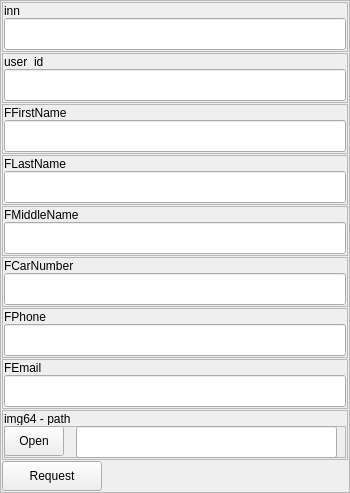
                <widget class="QFrame" name="frame">
                 <property name="minimumSize">
                  <size>
                   <width>350</width>
                   <height>0</height>
                  </size>
                 </property>
                 <property name="maximumSize">
                  <size>
                   <width>350</width>
                   <height>16777215</height>
                  </size>
                 </property>
                 <property name="frameShape">
                  <enum>QFrame::StyledPanel</enum>
                 </property>
                 <property name="frameShadow">
                  <enum>QFrame::Raised</enum>
                 </property>
                 <layout class="QVBoxLayout" name="verticalLayout">
                  <property name="spacing">
                   <number>1</number>
                  </property>
                  <property name="leftMargin">
                   <number>1</number>
                  </property>
                  <property name="topMargin">
                   <number>1</number>
                  </property>
                  <property name="rightMargin">
                   <number>1</number>
                  </property>
                  <property name="bottomMargin">
                   <number>1</number>
                  </property>
                  <item>
                   <widget class="QFrame" name="frame_5">
                    <property name="minimumSize">
                     <size>
                      <width>0</width>
                      <height>50</height>
                     </size>
                    </property>
                    <property name="maximumSize">
                     <size>
                      <width>16777215</width>
                      <height>50</height>
                     </size>
                    </property>
                    <property name="frameShape">
                     <enum>QFrame::StyledPanel</enum>
                    </property>
                    <property name="frameShadow">
                     <enum>QFrame::Raised</enum>
                    </property>
                    <layout class="QVBoxLayout" name="verticalLayout_3">
                     <property name="spacing">
                      <number>1</number>
                     </property>
                     <property name="leftMargin">
                      <number>1</number>
                     </property>
                     <property name="topMargin">
                      <number>1</number>
                     </property>
                     <property name="rightMargin">
                      <number>1</number>
                     </property>
                     <property name="bottomMargin">
                      <number>1</number>
                     </property>
                     <item>
                      <widget class="QLabel" name="label_2">
                       <property name="minimumSize">
                        <size>
                         <width>0</width>
                         <height>13</height>
                        </size>
                       </property>
                       <property name="maximumSize">
                        <size>
                         <width>16777215</width>
                         <height>13</height>
                        </size>
                       </property>
                       <property name="text">
                        <string>inn</string>
                       </property>
                      </widget>
                     </item>
                     <item>
                      <widget class="QLineEdit" name="text_inn">
                       <property name="minimumSize">
                        <size>
                         <width>0</width>
                         <height>32</height>
                        </size>
                       </property>
                       <property name="text">
                        <string/>
                       </property>
                      </widget>
                     </item>
                    </layout>
                   </widget>
                  </item>
                  <item>
                   <widget class="QFrame" name="frame_4">
                    <property name="minimumSize">
                     <size>
                      <width>0</width>
                      <height>50</height>
                     </size>
                    </property>
                    <property name="maximumSize">
                     <size>
                      <width>16777215</width>
                      <height>50</height>
                     </size>
                    </property>
                    <property name="frameShape">
                     <enum>QFrame::StyledPanel</enum>
                    </property>
                    <property name="frameShadow">
                     <enum>QFrame::Raised</enum>
                    </property>
                    <layout class="QVBoxLayout" name="verticalLayout_2">
                     <property name="spacing">
                      <number>1</number>
                     </property>
                     <property name="leftMargin">
                      <number>1</number>
                     </property>
                     <property name="topMargin">
                      <number>1</number>
                     </property>
                     <property name="rightMargin">
                      <number>1</number>
                     </property>
                     <property name="bottomMargin">
                      <number>1</number>
                     </property>
                     <item>
                      <widget class="QLabel" name="label">
                       <property name="minimumSize">
                        <size>
                         <width>0</width>
                         <height>13</height>
                        </size>
                       </property>
                       <property name="maximumSize">
                        <size>
                         <width>16777215</width>
                         <height>13</height>
                        </size>
                       </property>
                       <property name="text">
                        <string>user_id</string>
                       </property>
                      </widget>
                     </item>
                     <item>
                      <widget class="QLineEdit" name="text_user_id">
                       <property name="minimumSize">
                        <size>
                         <width>0</width>
                         <height>32</height>
                        </size>
                       </property>
                      </widget>
                     </item>
                    </layout>
                   </widget>
                  </item>
                  <item>
                   <widget class="QFrame" name="frame_7">
                    <property name="minimumSize">
                     <size>
                      <width>0</width>
                      <height>50</height>
                     </size>
                    </property>
                    <property name="maximumSize">
                     <size>
                      <width>16777215</width>
                      <height>50</height>
                     </size>
                    </property>
                    <property name="frameShape">
                     <enum>QFrame::StyledPanel</enum>
                    </property>
                    <property name="frameShadow">
                     <enum>QFrame::Raised</enum>
                    </property>
                    <layout class="QVBoxLayout" name="verticalLayout_9">
                     <property name="spacing">
                      <number>1</number>
                     </property>
                     <property name="leftMargin">
                      <number>1</number>
                     </property>
                     <property name="topMargin">
                      <number>1</number>
                     </property>
                     <property name="rightMargin">
                      <number>1</number>
                     </property>
                     <property name="bottomMargin">
                      <number>1</number>
                     </property>
                     <item>
                      <widget class="QLabel" name="label_4">
                       <property name="minimumSize">
                        <size>
                         <width>0</width>
                         <height>13</height>
                        </size>
                       </property>
                       <property name="maximumSize">
                        <size>
                         <width>16777215</width>
                         <height>13</height>
                        </size>
                       </property>
                       <property name="text">
                        <string>FFirstName</string>
                       </property>
                      </widget>
                     </item>
                     <item>
                      <widget class="QLineEdit" name="text_FFirstName">
                       <property name="minimumSize">
                        <size>
                         <width>0</width>
                         <height>32</height>
                        </size>
                       </property>
                      </widget>
                     </item>
                    </layout>
                   </widget>
                  </item>
                  <item>
                   <widget class="QFrame" name="frame_6">
                    <property name="minimumSize">
                     <size>
                      <width>0</width>
                      <height>50</height>
                     </size>
                    </property>
                    <property name="maximumSize">
                     <size>
                      <width>16777215</width>
                      <height>50</height>
                     </size>
                    </property>
                    <property name="frameShape">
                     <enum>QFrame::StyledPanel</enum>
                    </property>
                    <property name="frameShadow">
                     <enum>QFrame::Raised</enum>
                    </property>
                    <layout class="QVBoxLayout" name="verticalLayout_10">
                     <property name="spacing">
                      <number>1</number>
                     </property>
                     <property name="leftMargin">
                      <number>1</number>
                     </property>
                     <property name="topMargin">
                      <number>1</number>
                     </property>
                     <property name="rightMargin">
                      <number>1</number>
                     </property>
                     <property name="bottomMargin">
                      <number>1</number>
                     </property>
                     <item>
                      <widget class="QLabel" name="label_3">
                       <property name="minimumSize">
                        <size>
                         <width>0</width>
                         <height>13</height>
                        </size>
                       </property>
                       <property name="maximumSize">
                        <size>
                         <width>16777215</width>
                         <height>13</height>
                        </size>
                       </property>
                       <property name="text">
                        <string>FLastName</string>
                       </property>
                      </widget>
                     </item>
                     <item>
                      <widget class="QLineEdit" name="text_FLastName">
                       <property name="minimumSize">
                        <size>
                         <width>0</width>
                         <height>32</height>
                        </size>
                       </property>
                      </widget>
                     </item>
                    </layout>
                   </widget>
                  </item>
                  <item>
                   <widget class="QFrame" name="frame_9">
                    <property name="minimumSize">
                     <size>
                      <width>0</width>
                      <height>50</height>
                     </size>
                    </property>
                    <property name="maximumSize">
                     <size>
                      <width>16777215</width>
                      <height>50</height>
                     </size>
                    </property>
                    <property name="frameShape">
                     <enum>QFrame::StyledPanel</enum>
                    </property>
                    <property name="frameShadow">
                     <enum>QFrame::Raised</enum>
                    </property>
                    <layout class="QVBoxLayout" name="verticalLayout_7">
                     <property name="spacing">
                      <number>1</number>
                     </property>
                     <property name="leftMargin">
                      <number>1</number>
                     </property>
                     <property name="topMargin">
                      <number>1</number>
                     </property>
                     <property name="rightMargin">
                      <number>1</number>
                     </property>
                     <property name="bottomMargin">
                      <number>1</number>
                     </property>
                     <item>
                      <widget class="QLabel" name="label_6">
                       <property name="minimumSize">
                        <size>
                         <width>0</width>
                         <height>13</height>
                        </size>
                       </property>
                       <property name="maximumSize">
                        <size>
                         <width>16777215</width>
                         <height>13</height>
                        </size>
                       </property>
                       <property name="text">
                        <string>FMiddleName</string>
                       </property>
                      </widget>
                     </item>
                     <item>
                      <widget class="QLineEdit" name="text_FMiddleName">
                       <property name="minimumSize">
                        <size>
                         <width>0</width>
                         <height>32</height>
                        </size>
                       </property>
                      </widget>
                     </item>
                    </layout>
                   </widget>
                  </item>
                  <item>
                   <widget class="QFrame" name="frame_10">
                    <property name="minimumSize">
                     <size>
                      <width>0</width>
                      <height>50</height>
                     </size>
                    </property>
                    <property name="maximumSize">
                     <size>
                      <width>16777215</width>
                      <height>50</height>
                     </size>
                    </property>
                    <property name="frameShape">
                     <enum>QFrame::StyledPanel</enum>
                    </property>
                    <property name="frameShadow">
                     <enum>QFrame::Raised</enum>
                    </property>
                    <layout class="QVBoxLayout" name="verticalLayout_6">
                     <property name="spacing">
                      <number>1</number>
                     </property>
                     <property name="leftMargin">
                      <number>1</number>
                     </property>
                     <property name="topMargin">
                      <number>1</number>
                     </property>
                     <property name="rightMargin">
                      <number>1</number>
                     </property>
                     <property name="bottomMargin">
                      <number>1</number>
                     </property>
                     <item>
                      <widget class="QLabel" name="label_7">
                       <property name="minimumSize">
                        <size>
                         <width>0</width>
                         <height>13</height>
                        </size>
                       </property>
                       <property name="maximumSize">
                        <size>
                         <width>16777215</width>
                         <height>13</height>
                        </size>
                       </property>
                       <property name="text">
                        <string>FCarNumber</string>
                       </property>
                      </widget>
                     </item>
                     <item>
                      <widget class="QLineEdit" name="text_FCarNumber">
                       <property name="minimumSize">
                        <size>
                         <width>0</width>
                         <height>32</height>
                        </size>
                       </property>
                      </widget>
                     </item>
                    </layout>
                   </widget>
                  </item>
                  <item>
                   <widget class="QFrame" name="frame_8">
                    <property name="minimumSize">
                     <size>
                      <width>0</width>
                      <height>50</height>
                     </size>
                    </property>
                    <property name="maximumSize">
                     <size>
                      <width>16777215</width>
                      <height>50</height>
                     </size>
                    </property>
                    <property name="frameShape">
                     <enum>QFrame::StyledPanel</enum>
                    </property>
                    <property name="frameShadow">
                     <enum>QFrame::Raised</enum>
                    </property>
                    <layout class="QVBoxLayout" name="verticalLayout_8">
                     <property name="spacing">
                      <number>1</number>
                     </property>
                     <property name="leftMargin">
                      <number>1</number>
                     </property>
                     <property name="topMargin">
                      <number>1</number>
                     </property>
                     <property name="rightMargin">
                      <number>1</number>
                     </property>
                     <property name="bottomMargin">
                      <number>1</number>
                     </property>
                     <item>
                      <widget class="QLabel" name="label_5">
                       <property name="minimumSize">
                        <size>
                         <width>0</width>
                         <height>13</height>
                        </size>
                       </property>
                       <property name="maximumSize">
                        <size>
                         <width>16777215</width>
                         <height>13</height>
                        </size>
                       </property>
                       <property name="text">
                        <string>FPhone</string>
                       </property>
                      </widget>
                     </item>
                     <item>
                      <widget class="QLineEdit" name="text_FPhone">
                       <property name="minimumSize">
                        <size>
                         <width>0</width>
                         <height>32</height>
                        </size>
                       </property>
                      </widget>
                     </item>
                    </layout>
                   </widget>
                  </item>
                  <item>
                   <widget class="QFrame" name="frame_11">
                    <property name="minimumSize">
                     <size>
                      <width>0</width>
                      <height>50</height>
                     </size>
                    </property>
                    <property name="maximumSize">
                     <size>
                      <width>16777215</width>
                      <height>50</height>
                     </size>
                    </property>
                    <property name="frameShape">
                     <enum>QFrame::StyledPanel</enum>
                    </property>
                    <property name="frameShadow">
                     <enum>QFrame::Raised</enum>
                    </property>
                    <layout class="QVBoxLayout" name="verticalLayout_5">
                     <property name="spacing">
                      <number>1</number>
                     </property>
                     <property name="leftMargin">
                      <number>1</number>
                     </property>
                     <property name="topMargin">
                      <number>1</number>
                     </property>
                     <property name="rightMargin">
                      <number>1</number>
                     </property>
                     <property name="bottomMargin">
                      <number>1</number>
                     </property>
                     <item>
                      <widget class="QLabel" name="label_8">
                       <property name="minimumSize">
                        <size>
                         <width>0</width>
                         <height>13</height>
                        </size>
                       </property>
                       <property name="maximumSize">
                        <size>
                         <width>16777215</width>
                         <height>13</height>
                        </size>
                       </property>
                       <property name="text">
                        <string>FEmail</string>
                       </property>
                      </widget>
                     </item>
                     <item>
                      <widget class="QLineEdit" name="text_FEmail">
                       <property name="minimumSize">
                        <size>
                         <width>0</width>
                         <height>32</height>
                        </size>
                       </property>
                      </widget>
                     </item>
                    </layout>
                   </widget>
                  </item>
                  <item>
                   <widget class="QFrame" name="frame_12">
                    <property name="minimumSize">
                     <size>
                      <width>0</width>
                      <height>50</height>
                     </size>
                    </property>
                    <property name="maximumSize">
                     <size>
                      <width>16777215</width>
                      <height>50</height>
                     </size>
                    </property>
                    <property name="frameShape">
                     <enum>QFrame::StyledPanel</enum>
                    </property>
                    <property name="frameShadow">
                     <enum>QFrame::Raised</enum>
                    </property>
                    <layout class="QVBoxLayout" name="verticalLayout_4">
                     <property name="spacing">
                      <number>1</number>
                     </property>
                     <property name="leftMargin">
                      <number>1</number>
                     </property>
                     <property name="topMargin">
                      <number>1</number>
                     </property>
                     <property name="rightMargin">
                      <number>1</number>
                     </property>
                     <property name="bottomMargin">
                      <number>1</number>
                     </property>
                     <item>
                      <widget class="QLabel" name="label_9">
                       <property name="minimumSize">
                        <size>
                         <width>0</width>
                         <height>13</height>
                        </size>
                       </property>
                       <property name="maximumSize">
                        <size>
                         <width>16777215</width>
                         <height>13</height>
                        </size>
                       </property>
                       <property name="text">
                        <string>img64 - path</string>
                       </property>
                      </widget>
                     </item>
                     <item>
                      <widget class="QFrame" name="frame_37">
                       <property name="frameShape">
                        <enum>QFrame::StyledPanel</enum>
                       </property>
                       <property name="frameShadow">
                        <enum>QFrame::Raised</enum>
                       </property>
                       <widget class="QLineEdit" name="text_img64">
                        <property name="geometry">
                         <rect>
                          <x>72</x>
                          <y>0</y>
                          <width>261</width>
                          <height>32</height>
                         </rect>
                        </property>
                        <property name="minimumSize">
                         <size>
                          <width>0</width>
                          <height>0</height>
                         </size>
                        </property>
                       </widget>
                       <widget class="QPushButton" name="bt_openFile_jpg">
                        <property name="geometry">
                         <rect>
                          <x>0</x>
                          <y>0</y>
                          <width>60</width>
                          <height>30</height>
                         </rect>
                        </property>
                        <property name="minimumSize">
                         <size>
                          <width>60</width>
                          <height>0</height>
                         </size>
                        </property>
                        <property name="maximumSize">
                         <size>
                          <width>60</width>
                          <height>32</height>
                         </size>
                        </property>
                        <property name="text">
                         <string>Open</string>
                        </property>
                       </widget>
                      </widget>
                     </item>
                    </layout>
                   </widget>
                  </item>
                  <item>
                   <widget class="QPushButton" name="bt_DoRequestCreatCardHolder">
                    <property name="minimumSize">
                     <size>
                      <width>100</width>
                      <height>30</height>
                     </size>
                    </property>
                    <property name="maximumSize">
                     <size>
                      <width>100</width>
                      <height>30</height>
                     </size>
                    </property>
                    <property name="text">
                     <string>Request</string>
                    </property>
                   </widget>
                  </item>
                 </layout>
                </widget>
